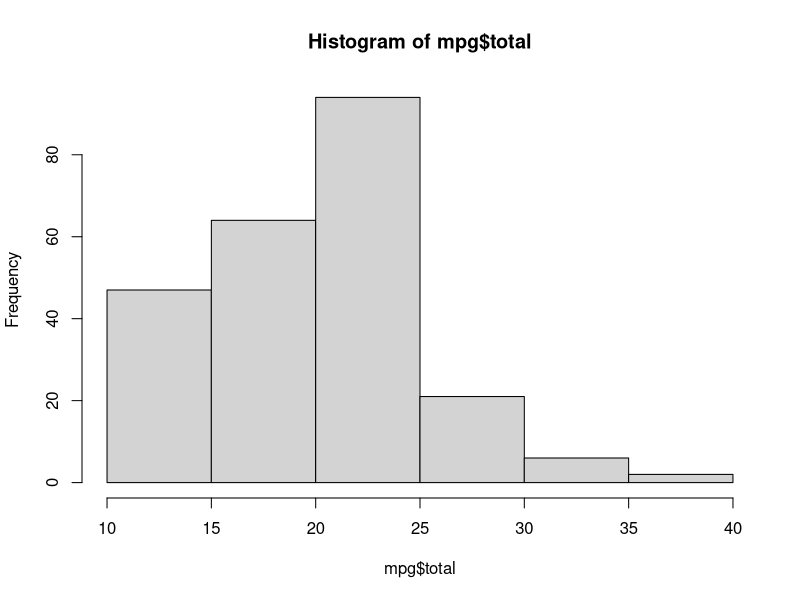
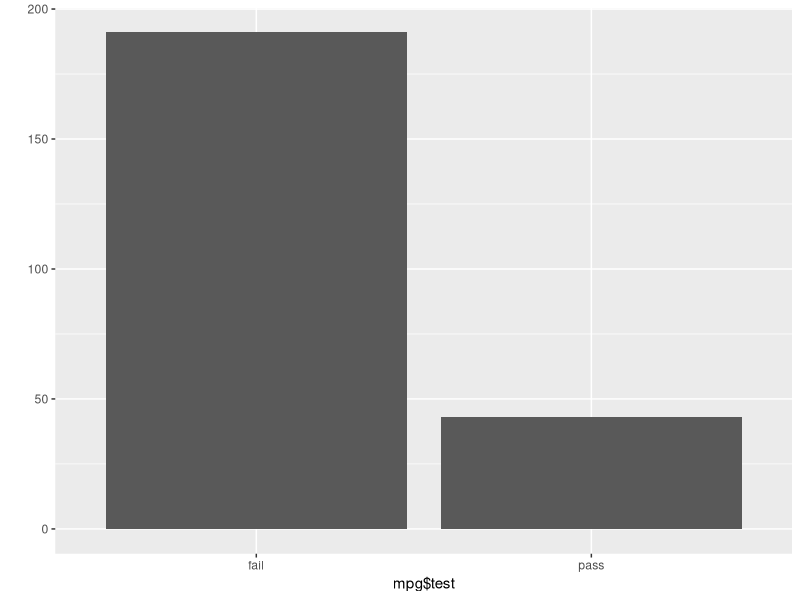
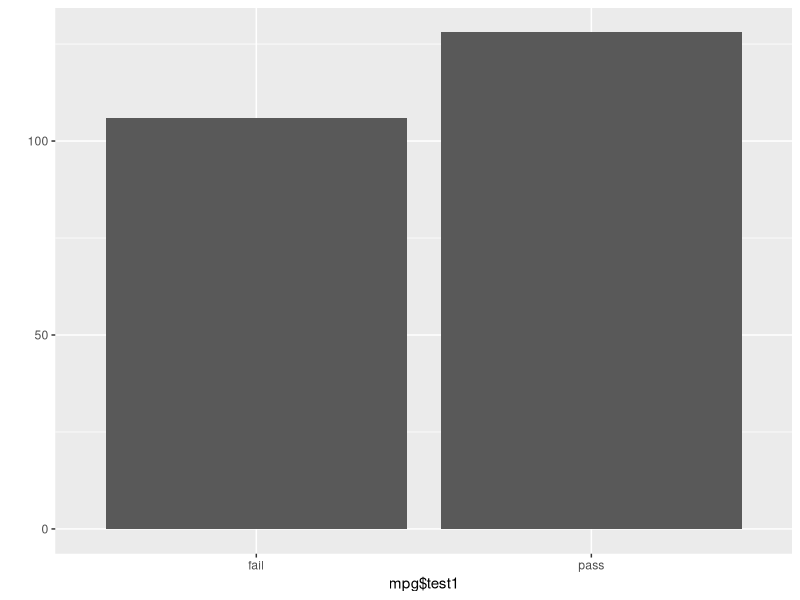

The R script that drew these images, in order:
install.packages('ggplot')
library(ggplot2)

mpg <- as.data.frame(ggplot2::mpg)
mpg$total <- (mpg$cty + mpg$hwy) / 2
head(mpg)
mean(mpg$total)

summary(mpg$total)
hist(mpg$total)

mpg$test <- ifelse(mpg$total >= 25, "pass", "fail")
mpg$test1 <- ifelse(mpg$total >= 20, "pass", "fail")
head(mpg)

table(mpg$test)
table(mpg$test1)

qplot(mpg$test)
qplot(mpg$test1)

mpg$grade  <- ifelse(mpg$total >= 30, 'A', ifelse(mpg$total >= 20, 'B', 'C'))
mpg$grade1 <- ifelse(mpg$total >= 30, 'A', 
                     ifelse(mpg$total >= 25, 'B', 
                            ifelse(mpg$total >= 20, 'C', 'D')))

View(mpg)
